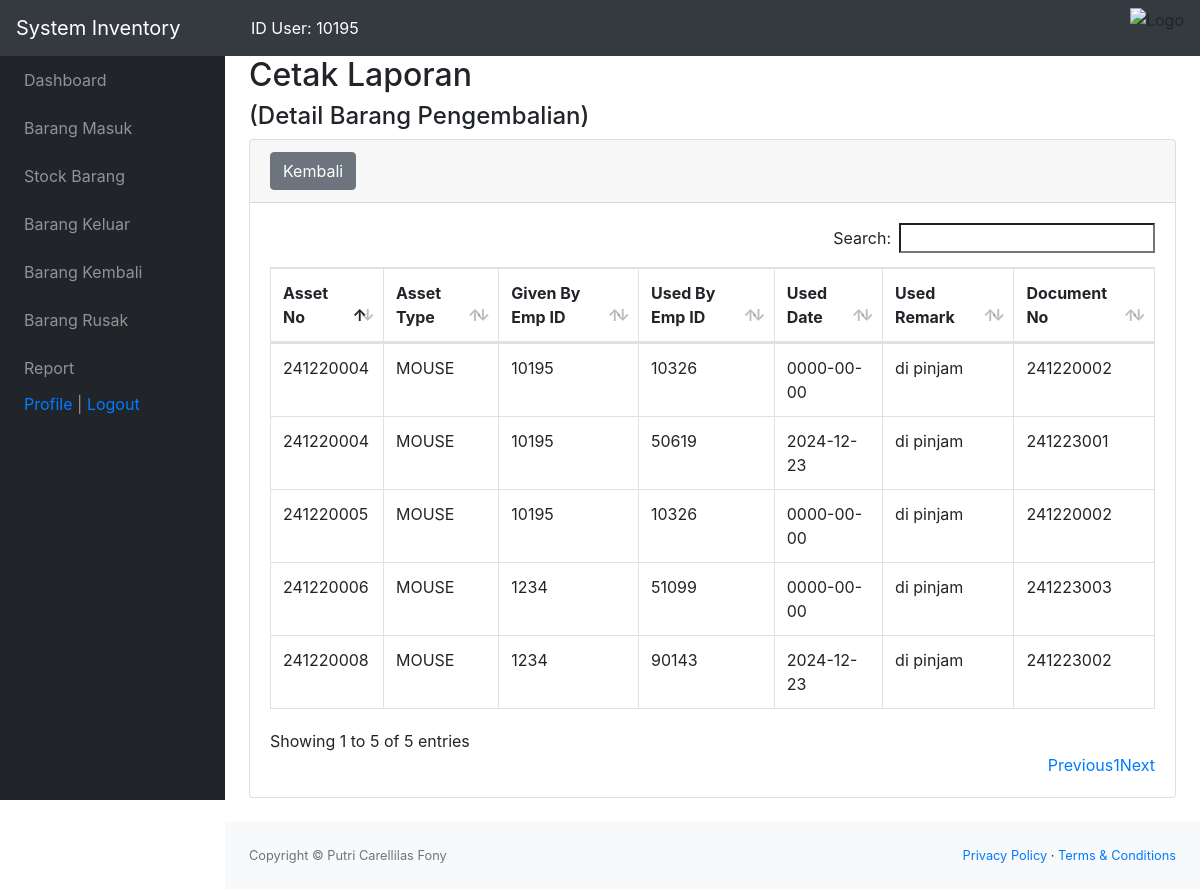
The page /detail_pengembalian.php?id=MOUSE (signed in) on the database its author committed.
### tables this page shows
CREATE TABLE `pengembalian` (
  `assetno` int(11) NOT NULL,
  `assettype` char(40) NOT NULL,
  `useddocno` char(11) NOT NULL,
  `usedbyempid` int(5) NOT NULL,
  `useddate` date NOT NULL,
  `usedremark` char(255) NOT NULL,
  `givenbyempid` int(5) NOT NULL,
  `status` char(20) NOT NULL,
  `temporarydate` date NOT NULL,
  `tilldate` date NOT NULL,
  `failedremark` char(255) NOT NULL
);

### detail_pengembalian.php (the view, shortened to what this page needs)
<?php
require 'function.php';
$userId = $_SESSION['empid'] ?? 'Guest';
$assetType = $_GET['id'] ?? null;
if ($assetType) {
    $query = "SELECT * FROM pengembalian WHERE assettype = ?";
    $stmt = $conn->prepare($query);
    $stmt->bind_param("s", $assetType);
    $stmt->execute();
    $result = $stmt->get_result();
} else {
    die("ID tidak valid.");
}
?>
<!DOCTYPE html>
<html lang="en">
<head>
    <link href="css/styles.css" rel="stylesheet" />
    <link href="jscss/bootstrap4.5.2.0min.css" rel="stylesheet" />
    <link href="jscss/dataTables.bootstrap4.min.css" rel="stylesheet" />
    <link href="jscss/buttons.dataTables.min.css" rel="stylesheet" />
</head>
<body class="sb-nav-fixed">
    <nav class="sb-topnav navbar navbar-expand navbar-dark bg-dark">
        <a class="navbar-brand" href="index.php">System Inventory</a>
        <button class="btn btn-link btn-sm order-1 order-lg-0" id="sidebarToggle" href="#"><i class="fas fa-bars"></i></button>
        <ul class="navbar-nav ml-auto ml-md-0">
            <li class="nav-item">
                <span class="nav-link text-white">ID User: <?php echo htmlspecialchars($userId); ?></span>
            </li>
        </ul>
        <img src="logo.bmp" alt="Logo" class="logo">
    </nav>
    <div id="layoutSidenav">
        <div id="layoutSidenav_nav">
            <nav class="sb-sidenav accordion sb-sidenav-dark" id="sidenavAccordion">
                <div class="sb-sidenav-menu">
                    <div class="nav">
                        <a class="nav-link" href="dashboard.php">
                            Dashboard
                        </a>
                    <a class="nav-link" href="index.php">
                            Barang Masuk
                        </a>
                        <a class="nav-link" href="report_barang_stock.php">
                            Stock Barang
                        </a>
                        <a class="nav-link" href="keluar.php">
                            Barang Keluar
                        </a>
                        <a class="nav-link" href="pengembalian.php">
                            Barang Kembali
                        </a>
                        <a class="nav-link" href="rusak.php">
                            Barang Rusak
                        </a>
                        <a class="nav-link collapsed" href="#" data-toggle="collapse" data-target="#reportDropdown" aria-expanded="false" aria-controls="reportDropdown">
                            Report
                        </a>
                        <div class="container">
                            <?php if (isset($_SESSION['empid'])): ?>
                                <a href="profile.php">Profile</a> | <a href="logout.php">Logout</a>
                            <?php else: ?>
                                <a href="login.php">Login</a>
                            <?php endif; ?>
                        </div>
                    </div>
                </div>
            </nav>
        </div>
        <div id="layoutSidenav_content">
            <main>
                <div class="container-fluid">
                    <h2>Cetak Laporan</h2>
                    <h4>(Detail Barang Pengembalian)</h4>
                    <div class="data-tables datatable-dark">
                        <div class="card mb-4">
                            <div class="card-header">
                                <a href="summary_pengembalian.php" class="btn btn-secondary">Kembali</a>
                            </div>
                            <div class="card-body">
                                <div class="table-responsive">
                                    <table class="table table-bordered" id="mauexport" width="100%" cellspacing="0">
                                        <thead>
                                            <tr>
                                                <th>Asset No</th>
                                                <th>Asset Type</th>
                                                <th>Given By Emp ID</th>
                                                <th>Used By Emp ID</th>
                                                <th>Used Date</th>
                                                <th>Used Remark</th>
                                                <th>Document No</th>
                                            </tr>
                                        </thead>
                                        <tbody>
                                            <?php while ($detail = $result->fetch_assoc()): ?>
                                                <tr>
                                                    <td><?php echo htmlspecialchars($detail['assetno']); ?></td>
                                                    <td><?php echo htmlspecialchars($detail['assettype']); ?></td>
                                                    <td><?php echo htmlspecialchars($detail['givenbyempid']); ?></td>
                                                    <td><?php echo htmlspecialchars($detail['usedbyempid']); ?></td>
                                                    <td><?php echo htmlspecialchars($detail['useddate']); ?></td>
                                                    <td><?php echo htmlspecialchars($detail['usedremark']); ?></td>
                                                    <td><?php echo htmlspecialchars($detail['useddocno']); ?></td>
                                                </tr>
                                            <?php endwhile; ?>
                                        </tbody>
                                    </table>
                                </div>
                            </div>
                        </div>
                    </div>
                </div>
            </main>
            <footer class="py-4 bg-light mt-auto">
                <div class="container-fluid">
                    <div class="d-flex align-items-center justify-content-between small">
                        <div class="text-muted">Copyright &copy; Putri Carellilas Fony</div>
                        <div>
                            <a href="#">Privacy Policy</a>
                            &middot;
                            <a href="#">Terms &amp; Conditions</a>
                        </div>
                    </div>
                </div>
            </footer>
        </div>
    </div>
</body>
</html>

### detail_pengembalian.php (style rules this page uses)
.logo { height: 40px; margin-left: auto; }

### rows shown on the page
pengembalian: assetno "241220004", assettype "MOUSE", givenbyempid "10195", usedbyempid "10326", useddate "0000-00-00", usedremark "di pinjam", useddocno "241220002"
pengembalian: assetno "241220005", assettype "MOUSE", givenbyempid "10195", usedbyempid "10326", useddate "0000-00-00", usedremark "di pinjam", useddocno "241220002"
pengembalian: assetno "241220004", assettype "MOUSE", givenbyempid "10195", usedbyempid "50619", useddate "2024-12-23", usedremark "di pinjam", useddocno "241223001"
pengembalian: assetno "241220008", assettype "MOUSE", givenbyempid "1234", usedbyempid "90143", useddate "2024-12-23", usedremark "di pinjam", useddocno "241223002"
pengembalian: assetno "241220006", assettype "MOUSE", givenbyempid "1234", usedbyempid "51099", useddate "0000-00-00", usedremark "di pinjam", useddocno "241223003"

### other values the page prints
$userId "10195"
